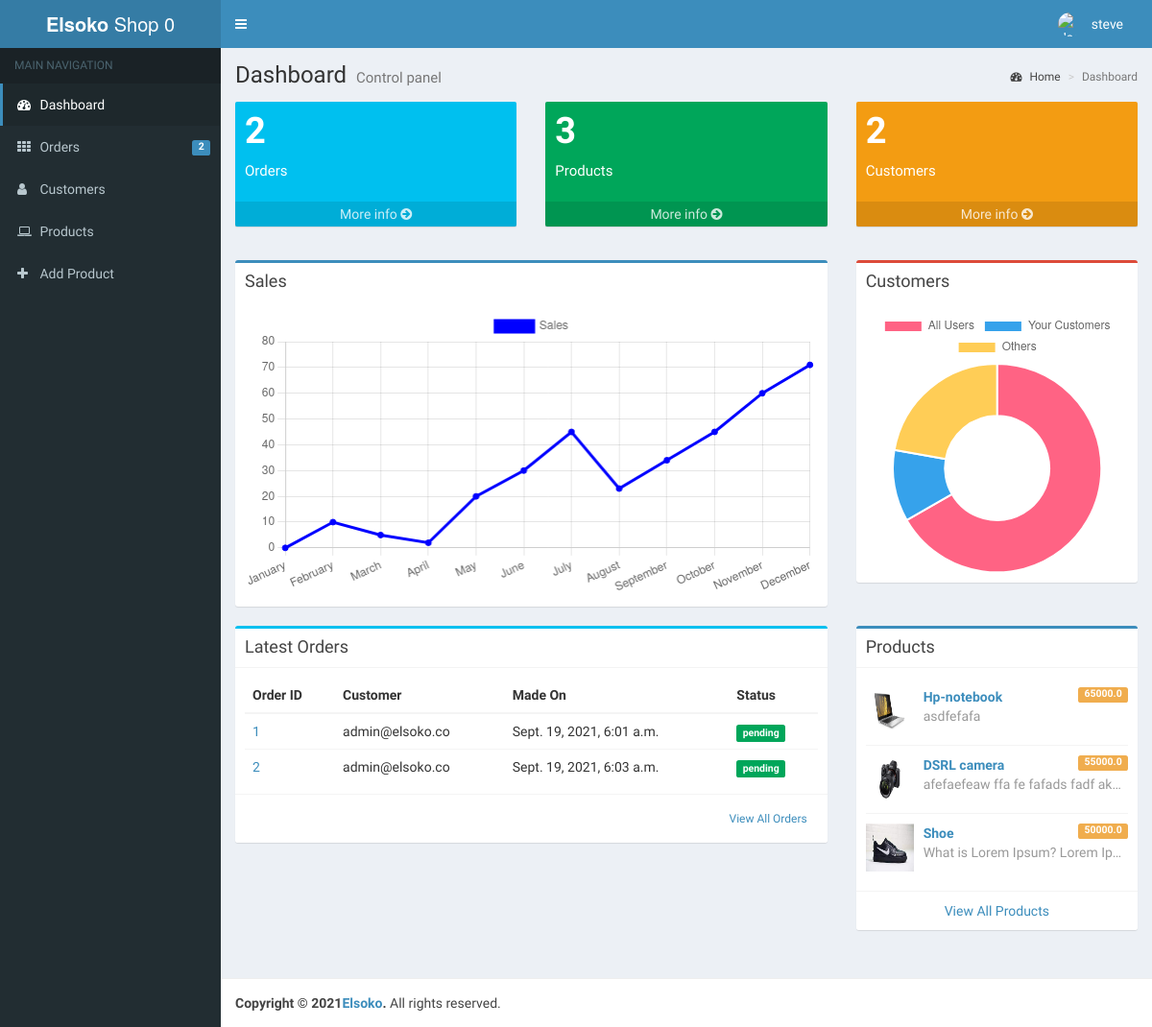
/shop/ (signed in), run on the app's committed database.
### shop/models.py (models this page shows, shortened)
class Shop(models.Model):
    owner = models.OneToOneField(get_user_model(), on_delete=models.CASCADE, unique=True, related_name="owner")
    name = models.CharField(max_length=50)
    industry = models.CharField(max_length=100)
    location = models.CharField(max_length=100)
    mpesa_till = models.CharField(max_length=20)
    shop_link = models.CharField(max_length=20, blank=True, null=True)
    shop_key = models.CharField(max_length=20, blank=True, null=True)

### users/models.py (models this page shows, shortened)
class User(PermissionsMixin, AbstractBaseUser):
    email = models.EmailField(_('email address'), unique=True)
    firstname = models.CharField(_('firstname'), max_length=30)
    lastname = models.CharField(_('lastname'), max_length=30)
    image = models.ImageField(upload_to="user images", blank=True, null=True)
    is_active = models.BooleanField(_('active'), default=True)
    date_joined = models.DateTimeField(_('date joined'), auto_now_add=True)
    is_staff = models.BooleanField(_('staff'), default=False)
    location = models.CharField(_('location'), max_length=100)
    phone = models.CharField(_('phone'), max_length=20)
    has_shop = models.BooleanField(_('shop'), default=False)
    objects = UserManager()
    USERNAME_FIELD = 'email'
    REQUIRED_FIELDS = []
    class Meta:
        verbose_name = _('user')
        verbose_name_plural = _('users')

### main/models.py (models this page shows, shortened)
class Order(models.Model):
    customer = models.ForeignKey(get_user_model(), on_delete=models.CASCADE)
    address = models.CharField(max_length=60)
    location = models.CharField(max_length=60)
    payment = models.CharField(max_length=20)
    transport = models.CharField(max_length=20)
    status = models.CharField(max_length=20, choices=(
        ('pending', 'pending'),
        ('delivered', 'delivered')
    ))
    order_item = models.ManyToManyField(OrderItem)
    paid = models.BooleanField(default=False)
    total = models.FloatField()
    made_on = models.DateTimeField(auto_now_add=True)
    estimated = models.CharField(max_length=100)

class Product(models.Model):
    name = models.CharField(max_length=40)
    shop = models.ForeignKey(Shop, on_delete=models.CASCADE)
    category = models.ForeignKey(SubCategory, on_delete=models.CASCADE)
    new = models.BooleanField(default=True)
    price = models.FloatField()
    discount = models.FloatField(default=0)
    image = models.ImageField(upload_to='product images')
    image2 = models.ImageField(upload_to="product images", blank=True, null=True)
    image3 = models.ImageField(upload_to="product images", blank=True, null=True)
    image4 = models.ImageField(upload_to="product images", blank=True, null=True)
    description_title = models.TextField(blank=True, null=True)
    description = models.TextField()
    created_at = models.DateField(auto_now_add=True)

### shop/views.py (the view)
# urls.py: path('', views.dashboard, name="shop-dashboard"),
@login_required(login_url='login')
def dashboard(request):
    context = {}
    user = request.user
    shop = Shop.objects.get(owner_id=user.id)
    _shop_orders = Order.objects.filter(order_item__product__shop_id=shop.id)
    shop_products = Product.objects.filter(shop_id=shop.id)
    context["products"] = shop_products
    context["orders"] = _shop_orders
    context["shop"] = shop
    context["owner"] = user
    return render(request, 'shop/index.html', context)

### templates/Shop/index.html
{% extends 'shop/base.html' %}
{% load static %}
{% block content %}
    <section class="content">
        <div class="row">
            <div class="col-md-8">
              <div class="box box-primary">
                <div class="box-header">
                  <h3 class="box-title">Sales</h3>
                </div>
                <div class="box-body">
                  <canvas id="saleChart"></canvas>
                </div>
              </div>
            </div>
            <div class="col-md-4">
              <div class="box box-danger">
                <div class="box-header">
                  <h3 class="box-title">Customers</h3>
                </div>
                <div class="box-body">
                  <div class="chart-responsive">
                    <canvas id="pieChart" height="100"></canvas>
                  </div>
                </div>
              </div>
            </div>
            <div class="col-md-8">
              <div class="box box-info">
                <div class="box-header with-border">
                  <h3 class="box-title">Latest Orders</h3>
                </div>
                <div class="box-body">
                  <div class="table-responsive">
                    <table class="table no-margin">
                      <thead>
                        <tr>
                          <th>Order ID</th>
                          <th>Customer</th>
                          <th>Made On</th>
                          <th>Status</th>
                        </tr>
                      </thead>
                      <tbody>
                      {% for order in orders %}
                        <tr>
                          <td><a href="#">{{ order.id }}</a></td>
                          <td>{{ order.customer }}</td>
                          <td>{{ order.made_on }}</td>
                          <td><span class="label label-success">{{ order.status }}</span></td>
                        </tr>
                        {% endfor %}
                      </tbody>
                    </table>
                  </div>
                </div>
                <div class="box-footer clearfix">
                  <a href="{% url 'shop-orders' %}" class="btn btn-sm btn-outline-info btn-flat pull-right">View All Orders</a>
                </div>
              </div>
            </div>
            <div class="col-md-4">
              <div class="box box-primary">
                <div class="box-header with-border">
                  <h3 class="box-title">Products</h3>
                </div>
                <div class="box-body">
                  <ul class="products-list product-list-in-box">
                    {% for prod in products %}
                    <li class="item">
                      <div class="product-img">
                        <img src="{{ prod.image.url }}" alt="Product Image">
                      </div>
                      <div class="product-info">
                        <a href="#" class="product-title">{{ prod.name }} <span class="label label-warning pull-right">{{ prod.price }}</span></a>
                        <span class="product-description">
                          {{ prod.description }}
                        </span>
                      </div>
                    </li>
                      {% endfor %}
                  </ul>
                </div>
                <div class="box-footer text-center">
                  <a href="{% url 'shop-products' %}" class="uppercase">View All Products</a>
                </div>
              </div>
            </div>
        </div>
    </section>
    <script>
document.getElementById("areaChart")
const labels = [
  'January',
  'February',
  'March',
  'April',
  'May',
  'June', 'July', 'August', 'September', 'October', 'November', 'December'
];
const data = {
  labels: labels,
  datasets: [{
    label: 'Sales',
    backgroundColor: 'blue',
    borderColor: 'blue',
    data: [0, 10, 5, 2, 20, 30, 45, 23, 34, 45, 60, 71],
  }]
};
const config = {
  type: 'line',
  data: data,
  options: {}
};
let lineChart = new Chart(
   document.getElementById("saleChart"), config
)
const d_data = {
  labels: [
    'All Users',
    'Your Customers',
    'Others'
  ],
  datasets: [{
    label: 'Customers',
    data: [300, 50, 100],
    backgroundColor: [
      'rgb(255, 99, 132)',
      'rgb(54, 162, 235)',
      'rgb(255, 205, 86)'
    ],
    hoverOffset: 4
  }]
};
const d_config = {
    type: 'doughnut',
    data: d_data,
}
let doughnutChart = new Chart(
    document.getElementById('pieChart'), d_config
)
    </script>
{% endblock %}

### templates/Shop/base.html (shortened to what this page needs)
{% load static %}
<!DOCTYPE html>
<html>
  <head>
    <link href="{% static 'bootstrap/css/bootstrap.min.css' %}" rel="stylesheet" type="text/css" />
    <link href="https://maxcdn.bootstrapcdn.com/font-awesome/4.3.0/css/font-awesome.min.css" rel="stylesheet" type="text/css" />
    <link href="http://code.ionicframework.com/ionicons/2.0.0/css/ionicons.min.css" rel="stylesheet" type="text/css" />
    <link href="{% static 'dist/css/AdminLTE.min.css' %}" rel="stylesheet" type="text/css" />
    <link href="{% static 'dist/css/skins/_all-skins.min.css' %}" rel="stylesheet" type="text/css" />
    <link href="{% static 'plugins/iCheck/flat/blue.css' %}" rel="stylesheet" type="text/css" />
    <link href="{% static 'plugins/morris/morris.css' %}" rel="stylesheet" type="text/css" />
    <link href="{% static 'plugins/jvectormap/jquery-jvectormap-1.2.2.css' %}" rel="stylesheet" type="text/css" />
    <link href="{% static 'plugins/datepicker/datepicker3.css' %}" rel="stylesheet" type="text/css" />
    <link href="{% static 'plugins/daterangepicker/daterangepicker-bs3.css' %}" rel="stylesheet" type="text/css" />
    <link href="{% static 'plugins/bootstrap-wysihtml5/bootstrap3-wysihtml5.min.css' %}" rel="stylesheet" type="text/css" />
  </head>
  <body class="skin-blue">
    <div class="wrapper">
        <header class="main-header">
          <a href="#" class="logo"><b>Elsoko</b> {{ shop.name }}</a>
          <nav class="navbar navbar-static-top" role="navigation">
            <a href="#" class="sidebar-toggle" data-toggle="offcanvas" role="button">
            </a>
            <div class="navbar-custom-menu">
              <ul class="nav navbar-nav">
                <li class="dropdown user user-menu">
                  <a href="#" class="dropdown-toggle" data-toggle="dropdown">
                    <img src="https://cdn-icons-png.flaticon.com/512/149/149071.png" class="user-image" alt="User Image"/>
                    <span class="hidden-xs">{{ owner.firstname }}</span>
                  </a>
                </li>
              </ul>
            </div>
          </nav>
        </header>
        <aside class="main-sidebar">
          <section class="sidebar">
            <ul class="sidebar-menu">
              <li class="header">MAIN NAVIGATION</li>
              <li class="active treeview">
                <a href="#">
                  <i class="fa fa-dashboard"></i> <span>Dashboard</span>
                </a>
              </li>
              <li class="treeview">
                <a href="{% url 'shop-orders' %}">
                  <i class="fa fa-th"></i>
                  <span>Orders</span>
                  <span class="label label-primary pull-right">{{ orders.count }}</span>
                </a>
              </li>
              <li>
                <a href="{% url 'shop-customers' %}">
                  <i class="fa fa-user"></i> <span>Customers</span>
                </a>
              </li>
              <li class="treeview">
                <a href="#">
                  <i class="fa fa-laptop"></i>
                  <span>Products</span>
                </a>
              </li>
              <li class="treeview">
                <a href="{% url 'add-product' %}">
                  <i class="fa fa-plus"></i>
                  <span>Add Product</span>
                </a>
              </li>
            </ul>
          </section>
        </aside>
        <div class="content-wrapper">
          <section class="content-header">
            <h1>
              Dashboard
              <small>Control panel</small>
            </h1>
            <ol class="breadcrumb">
              <li><a href="{% url 'home' %}"><i class="fa fa-dashboard"></i> Home</a></li>
              <li class="active">Dashboard</li>
            </ol>
          </section>
          <section class="content">
            <div class="row">
              <div class="col-lg-4 col-xs-6">
                <div class="small-box bg-aqua">
                  <div class="inner">
                    <h3>{{ orders.count }}</h3>
                    <p>Orders</p>
                  </div>
                  <a href="{% url 'shop-orders' %}" class="small-box-footer">More info <i class="fa fa-arrow-circle-right"></i></a>
                </div>
              </div>
              <div class="col-lg-4 col-xs-6">
                <div class="small-box bg-green">
                  <div class="inner">
                    <h3>{{ products.count }}<sup style="font-size: 20px"></sup></h3>
                    <p>Products</p>
                  </div>
                  <a href="{% url 'shop-products' %}" class="small-box-footer">More info <i class="fa fa-arrow-circle-right"></i></a>
                </div>
              </div>
              <div class="col-lg-4 col-xs-6">
                <div class="small-box bg-yellow">
                  <div class="inner">
                    <h3>{{ orders.count }}</h3>
                    <p>Customers</p>
                  </div>
                  <a href="{% url 'shop-customers' %}" class="small-box-footer">More info <i class="fa fa-arrow-circle-right"></i></a>
                </div>
              </div>
            </div>
            <div class="row">
                {% block content %}{% endblock %}
            </div>
          </section>
        </div>
        <footer class="main-footer">
          <strong>Copyright &copy; 2021<a href="http://almsaeedstudio.com">Elsoko</a>.</strong> All rights reserved.
        </footer>
      </div>
  </body>
</html>

### data on the page
Shop: name "Shop 0"
User: firstname "steve"
Order: id "1", customer "admin@elsoko.co", made_on "Sept. 19, 2021, 6:01 a.m.", status "pending"
Order: id "2", customer "admin@elsoko.co", made_on "Sept. 19, 2021, 6:03 a.m.", status "pending"
Product: image (picture), name "Hp-notebook", price "65000.0", description "asdfefafa"
Product: image (picture), name "DSRL camera", price "55000.0", description "afefaefeaw ffa fe fafads fadf ak…"
Product: image (picture), name "Shoe", price "50000.0", description "What is Lorem Ipsum? Lorem Ip…"

### other printed values
{{ orders.count }} "2"
{{ products.count }} "3"
